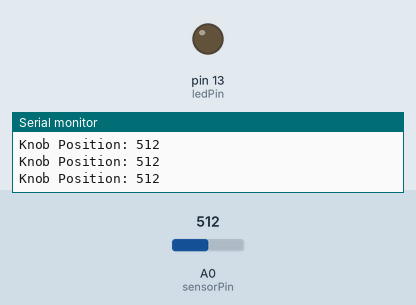
This sketch was run on a simulated Arduino Uno, built with avr-gcc and run on an emulated ATmega328P. Parts: output pins drawn as LEDs (lit = HIGH), the last lines printed to the serial monitor. The test bench sets the inputs (shaded band); at power-on: A0 (sensorPin) = 512.

Above: at 1.2 s.
1.3 s: A0 (sensorPin) set to 522
At 1.9 s:
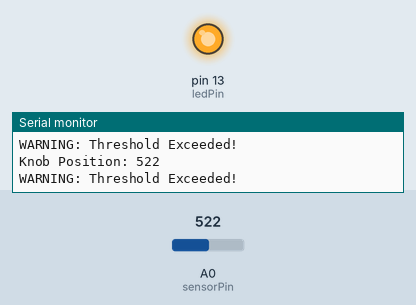
2.8 s: A0 (sensorPin) set to 511
At 3.3 s:
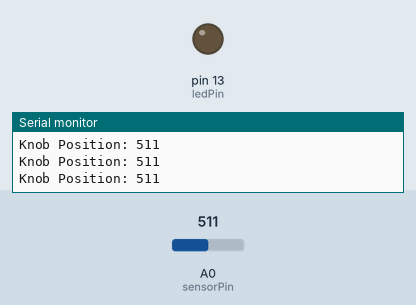
4.3 s: A0 (sensorPin) set to 716
At 4.7 s:
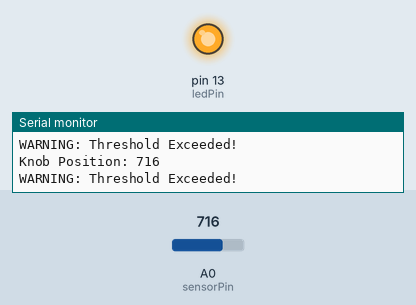
Timing chart, 0 to 7.3 s (numbered marks = the images above; inputs shaded):
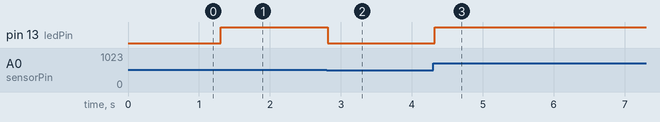

Measured:
- the behaviour switches between 512 and 513 on A0 (sensorPin) (found by bisection; images 0 and 1)
- after the input at 1.3 s, pin 13 (ledPin): LOW → HIGH at once
- after the input at 2.8 s, pin 13 (ledPin): HIGH → LOW at once
- after the input at 4.3 s, pin 13 (ledPin): LOW → HIGH at once

The sketch:

03_Control_Loop_Logic.ino
```cpp
int sensorValue = 0;
int sensorPin = A0;
int ledPin = LED_BUILTIN;
void setup() {
  Serial.begin(9600);
  pinMode(ledPin, OUTPUT);
}

void loop() {
 // SENSE: Read the physical knob
 sensorValue = analogRead(sensorPin);

 Serial.print("Knob Position: ");
 Serial.println(sensorValue);

 // THINK & ACT: The Logic Gate
 // 512 is exactly half of range 0-1023 range
 if (sensorValue > 512){
  // If knob is turned past halfway, turn the LED ON
  digitalWrite(ledPin, HIGH);
  Serial.println("WARNING: Threshold Exceeded!");
 } else {
  // If it is below halfway, keep the LED OFF
  digitalWrite(ledPin, LOW);
 }
  delay(100);
}
```
